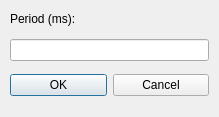
<?xml version="1.0" encoding="UTF-8"?>
<ui version="4.0">
 <class>PeriodDialog</class>
 <widget class="QDialog" name="PeriodDialog">
  <property name="geometry">
   <rect>
    <x>0</x>
    <y>0</y>
    <width>219</width>
    <height>117</height>
   </rect>
  </property>
  <property name="minimumSize">
   <size>
    <width>219</width>
    <height>117</height>
   </size>
  </property>
  <property name="maximumSize">
   <size>
    <width>219</width>
    <height>117</height>
   </size>
  </property>
  <property name="windowTitle">
   <string>Dialog</string>
  </property>
  <widget class="QWidget" name="layoutWidget">
   <property name="geometry">
    <rect>
     <x>10</x>
     <y>5</y>
     <width>199</width>
     <height>100</height>
    </rect>
   </property>
   <layout class="QVBoxLayout" name="verticalLayout">
    <property name="sizeConstraint">
     <enum>QLayout::SetNoConstraint</enum>
    </property>
    <item>
     <widget class="QLabel" name="periodlabel">
      <property name="sizePolicy">
       <sizepolicy hsizetype="Preferred" vsizetype="Fixed">
        <horstretch>0</horstretch>
        <verstretch>0</verstretch>
       </sizepolicy>
      </property>
      <property name="text">
       <string>Period (ms):</string>
      </property>
     </widget>
    </item>
    <item>
     <layout class="QHBoxLayout" name="horizontalLayout_2">
      <item>
       <widget class="QLineEdit" name="period">
        <property name="enabled">
         <bool>true</bool>
        </property>
        <property name="readOnly">
         <bool>false</bool>
        </property>
       </widget>
      </item>
     </layout>
    </item>
    <item>
     <layout class="QHBoxLayout" name="horizontalLayout">
      <item>
       <widget class="QPushButton" name="OK">
        <property name="text">
         <string>OK</string>
        </property>
       </widget>
      </item>
      <item>
       <widget class="QPushButton" name="Cancel">
        <property name="text">
         <string>Cancel</string>
        </property>
       </widget>
      </item>
     </layout>
    </item>
   </layout>
  </widget>
 </widget>
 <resources/>
 <connections>
  <connection>
   <sender>OK</sender>
   <signal>clicked()</signal>
   <receiver>PeriodDialog</receiver>
   <slot>accept()</slot>
   <hints>
    <hint type="sourcelabel">
     <x>52</x>
     <y>86</y>
    </hint>
    <hint type="destinationlabel">
     <x>62</x>
     <y>109</y>
    </hint>
   </hints>
  </connection>
  <connection>
   <sender>Cancel</sender>
   <signal>clicked()</signal>
   <receiver>PeriodDialog</receiver>
   <slot>reject()</slot>
   <hints>
    <hint type="sourcelabel">
     <x>183</x>
     <y>84</y>
    </hint>
    <hint type="destinationlabel">
     <x>187</x>
     <y>114</y>
    </hint>
   </hints>
  </connection>
 </connections>
</ui>
